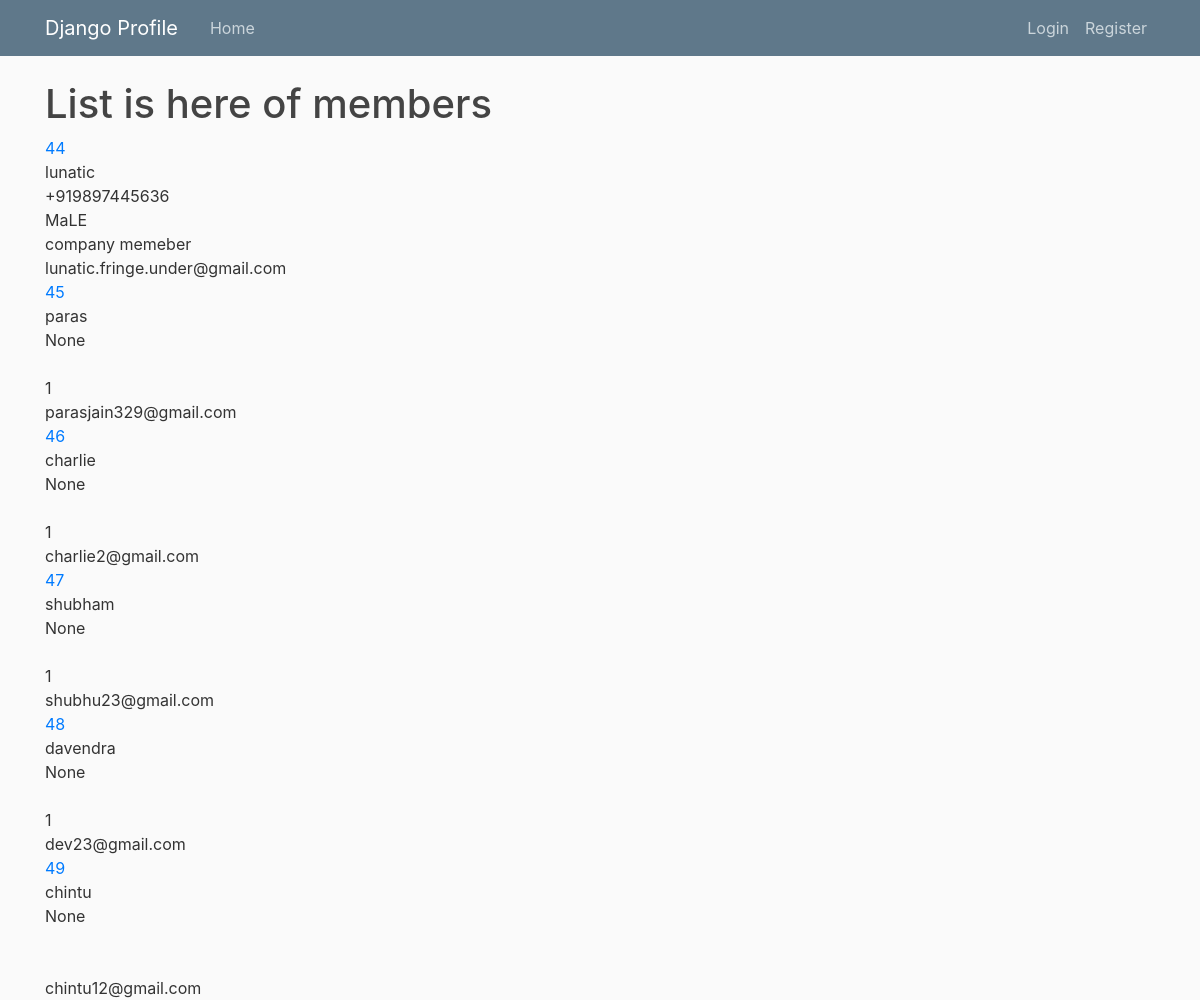
Page /member_list/ on the committed database.
### company/models.py (models this page shows, shortened)
class User(models.Model):
    email = models.EmailField()
    password = models.CharField(max_length=50)
    name = models.CharField(max_length=160)
    type = models.CharField(max_length=7, choices=TITLE_CHOICES, default='Manager')
    phone = PhoneNumberField(null=True)
    gender = models.CharField(max_length=6, default='Male', choices=user_sex)
    hobbies = models.CharField(max_length=250)
    profile_picture = models.ImageField(default='default.jpg', upload_to='profile_pics')
    def get_absolute_url(self):
        return reverse('detail', kwargs={'id': self.id})
    class Meta:
        verbose_name_plural = 'User'

### company/views.py (the view)
# urls.py: path('member_list/', views.member_list, name='company-list'),
def member_list(request):
    queryset = User.objects.all()
    context = {
            'object_list' : queryset,
            'title': 'List'
        }
    return render(request, 'company/list.html', context)

### company/templates/company/list.html
{% extends "company/base.html" %}
{% load crispy_forms_tags %}
{% block content  %}
<h1>{{title }} is here of members</h1>
{% for obj  in object_list %}
<a href="{{ obj.get_absolute_url }}">{{ obj.id }}</a><br>
{{  obj.name  }}<br>
{{  obj.phone  }}<br>
{{  obj.gender  }}<br>
{{  obj.hobbies  }}<br>
{{  obj.email  }}<br>
{% endfor %}
{% endblock %}

### company/templates/company/base.html (shortened to what this page needs)
{% load static %}
<!DOCTYPE html>
<html>
<head>
    <link rel="stylesheet" href="https://maxcdn.bootstrapcdn.com/bootstrap/4.0.0/css/bootstrap.min.css">
    <link rel="stylesheet" type="text/css" href="{% static 'company/style.css' %}">
</head>
<body>
    <header class="site-header">
      <nav class="navbar navbar-expand-md navbar-dark bg-steel fixed-top">
        <div class="container">
          <a class="navbar-brand mr-4" href="{% url 'company-home' %}">Django Profile</a>
          <div class="collapse navbar-collapse" id="navbarToggle">
            <div class="navbar-nav mr-auto">
              <a class="nav-item nav-link" href="{% url 'company-home' %}">Home</a>
            </div>
            <div class="navbar-nav">
                <a class="nav-item nav-link" href="{% url 'company-login' %}">Login</a>
                <a class="nav-item nav-link" href="{% url 'company-register' %}">Register</a>
            </div>
          </div>
        </div>
      </nav>
    </header>
    <main role="main" class="container">
      <div class="row">
        <div class="col-md-8">
          {% block content %}{% endblock %}
        </div>
      </div>
    </main>
</body>
</html>

### company/static/company/style.css (style rules this page uses)
body { background: #fafafa; color: #333333; margin-top: 5rem; }
h1, h2, h3, h4, h5, h6 { color: #444444; }
.bg-steel { background-color: #5f788a; }
.site-header .navbar-nav .nav-link { color: #cbd5db; }

### rows in the picture
User: id "44", name "lunatic", phone "+919897445636", gender "MaLE", hobbies "company memeber", email "lunatic.fringe.under@gmail.com"
User: id "45", name "paras", phone "None", hobbies "1", email "parasjain329@gmail.com"
User: id "46", name "charlie", phone "None", hobbies "1", email "charlie2@gmail.com"
User: id "47", name "shubham", phone "None", hobbies "1", email "shubhu23@gmail.com"
User: id "48", name "davendra", phone "None", hobbies "1", email "dev23@gmail.com"
User: id "49", name "chintu", phone "None", email "chintu12@gmail.com"

### other values in the picture
{{ title }} "List"
